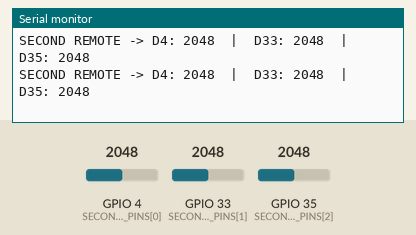
The sketch below on a simulated ESP32. Shown: the last lines printed to the serial monitor. The inputs (shaded band) are chosen by the test bench; at power-on: GPIO 4 (SECOND_REMOTE_PINS[0]) = 2048, GPIO 33 (SECOND_REMOTE_PINS[1]) = 2048, GPIO 35 (SECOND_REMOTE_PINS[2]) = 2048.

Above: at 2.2 s.
2.3 s: GPIO 4 (SECOND_REMOTE_PINS[0]) set to 2866
At 2.9 s:
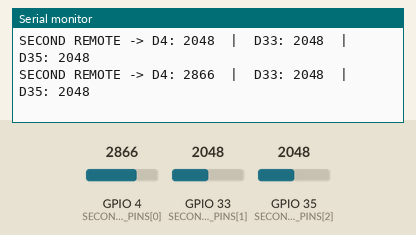
3.8 s: GPIO 33 (SECOND_REMOTE_PINS[1]) set to 2866
At 4.4 s:
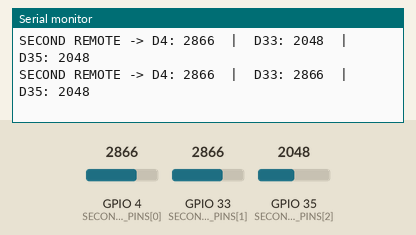
5.3 s: GPIO 35 (SECOND_REMOTE_PINS[2]) set to 2866
At 5.9 s:
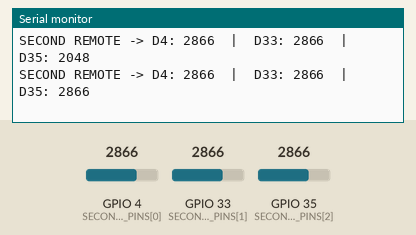
6.8 s: GPIO 4 (SECOND_REMOTE_PINS[0]) set to 3603
At 7.4 s:
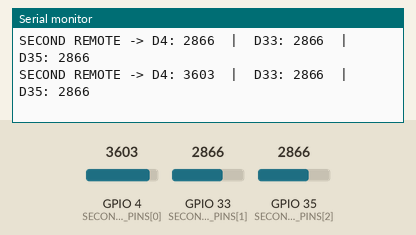
8.3 s: GPIO 33 (SECOND_REMOTE_PINS[1]) set to 3603
At 8.9 s:
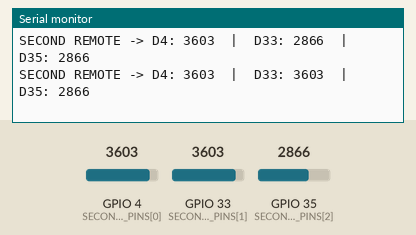
9.8 s: GPIO 35 (SECOND_REMOTE_PINS[2]) set to 3603
At 10.4 s:
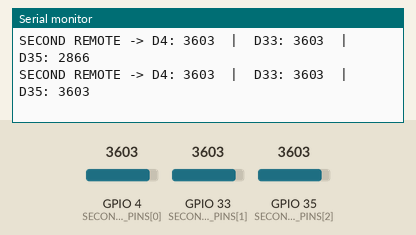
Timing chart, 0 to 12.3 s (numbered marks = the images above; inputs shaded):
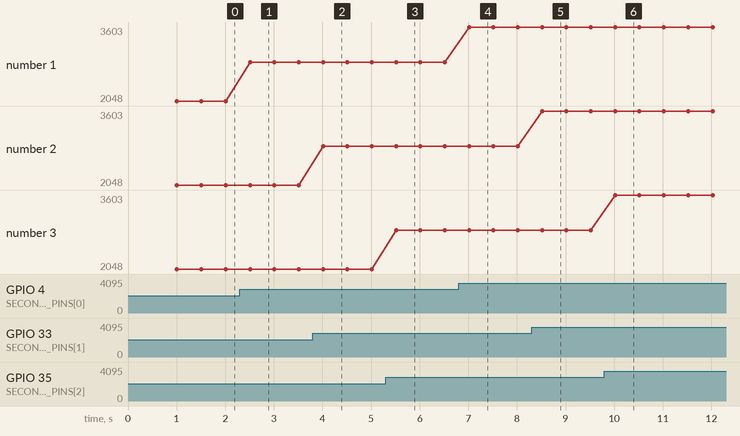

Measured:
- after the input at 2.3 s, the serial monitor: prints a new line after 0.21 s (image 1)
- after the input at 3.8 s, the serial monitor: prints a new line after 0.21 s (image 2)
- after the input at 5.3 s, the serial monitor: prints a new line after 0.21 s (image 3)
- after the input at 6.8 s, the serial monitor: prints a new line after 0.22 s (image 4)
- after the input at 8.3 s, the serial monitor: prints a new line after 0.22 s (image 5)
- after the input at 9.8 s, the serial monitor: prints a new line after 0.22 s (image 6)
- plotted number 1: 2048 → 2866 after the input at 2.3 s, 2866 → 3603 after the input at 6.8 s

The sketch:

2-Controler.ino
```cpp
// ESP32 Second Remote Tester

const int SECOND_REMOTE_PINS[] = {4, 33, 35};
const int NUM_PINS = 3;

void setup() {
  Serial.begin(115200);
  delay(1000);

  for (int i = 0; i < NUM_PINS; i++) {
    pinMode(SECOND_REMOTE_PINS[i], INPUT);
  }

  Serial.println("=================================");
  Serial.println("      SECOND REMOTE TESTER       ");
  Serial.println("=================================");
}

void loop() {
  Serial.print("SECOND REMOTE -> ");

  for (int i = 0; i < NUM_PINS; i++) {
    int pin = SECOND_REMOTE_PINS[i];
    int val = analogRead(pin);

    Serial.print("D");
    Serial.print(pin);
    Serial.print(": ");
    Serial.print(val);

    if (i < NUM_PINS - 1) {
      Serial.print("  |  ");
    }
  }

  Serial.println();
  delay(500); // 0.5 second pause between readings for easy scanning
}
```
